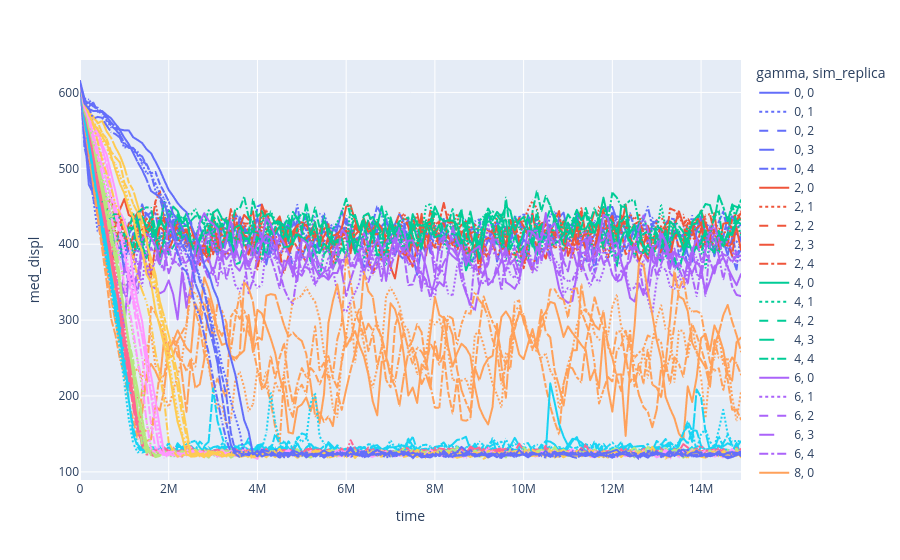

The code cell stored with this chart in its notebook:
### Code cell
px.line(
    displdf,
    x="time",
    y="med_displ",
    color="gamma",
    line_dash="sim_replica"
)

### Figure 1 — Plotly figure (JSON) as saved in the notebook; plotly's stock layout.template omitted (floating-point values rounded to 4 significant figures; data arrays with more than 128 entries replaced by an {"elided": "..."} marker saying what was removed)
{"data": [{"hovertemplate": "gamma=0<br>sim_replica=0<br>time=%{x}<br>med_displ=%{y}<extra></extra>", "legendgroup": "0, 0", "line": {"color": "#636efa", "dash": "solid"}, "marker": {"symbol": "circle"}, "mode": "lines", "name": "0, 0", "showlegend": true, "type": "scattergl", "x": {"elided": "150 int values"}, "xaxis": "x", "y": {"elided": "150 float values"}, "yaxis": "y"}, {"hovertemplate": "gamma=0<br>sim_replica=1<br>time=%{x}<br>med_displ=%{y}<extra></extra>", "legendgroup": "0, 1", "line": {"color": "#636efa", "dash": "dot"}, "marker": {"symbol": "circle"}, "mode": "lines", "name": "0, 1", "showlegend": true, "type": "scattergl", "x": {"elided": "150 int values"}, "xaxis": "x", "y": {"elided": "150 float values"}, "yaxis": "y"}, {"hovertemplate": "gamma=0<br>sim_replica=2<br>time=%{x}<br>med_displ=%{y}<extra></extra>", "legendgroup": "0, 2", "line": {"color": "#636efa", "dash": "dash"}, "marker": {"symbol": "circle"}, "mode": "lines", "name": "0, 2", "showlegend": true, "type": "scattergl", "x": {"elided": "150 int values"}, "xaxis": "x", "y": {"elided": "150 float values"}, "yaxis": "y"}, {"hovertemplate": "gamma=0<br>sim_replica=3<br>time=%{x}<br>med_displ=%{y}<extra></extra>", "legendgroup": "0, 3", "line": {"color": "#636efa", "dash": "longdash"}, "marker": {"symbol": "circle"}, "mode": "lines", "name": "0, 3", "showlegend": true, "type": "scattergl", "x": {"elided": "150 int values"}, "xaxis": "x", "y": {"elided": "150 float values"}, "yaxis": "y"}, {"hovertemplate": "gamma=0<br>sim_replica=4<br>time=%{x}<br>med_displ=%{y}<extra></extra>", "legendgroup": "0, 4", "line": {"color": "#636efa", "dash": "dashdot"}, "marker": {"symbol": "circle"}, "mode": "lines", "name": "0, 4", "showlegend": true, "type": "scattergl", "x": {"elided": "150 int values"}, "xaxis": "x", "y": {"elided": "150 float values"}, "yaxis": "y"}, {"hovertemplate": "gamma=2<br>sim_replica=0<br>time=%{x}<br>med_displ=%{y}<extra></extra>", "legendgroup": "2, 0", "line": {"color": "#EF553B", "dash": "solid"}, "marker": {"symbol": "circle"}, "mode": "lines", "name": "2, 0", "showlegend": true, "type": "scattergl", "x": {"elided": "150 int values"}, "xaxis": "x", "y": {"elided": "150 float values"}, "yaxis": "y"}, {"hovertemplate": "gamma=2<br>sim_replica=1<br>time=%{x}<br>med_displ=%{y}<extra></extra>", "legendgroup": "2, 1", "line": {"color": "#EF553B", "dash": "dot"}, "marker": {"symbol": "circle"}, "mode": "lines", "name": "2, 1", "showlegend": true, "type": "scattergl", "x": {"elided": "150 int values"}, "xaxis": "x", "y": {"elided": "150 float values"}, "yaxis": "y"}, {"hovertemplate": "gamma=2<br>sim_replica=2<br>time=%{x}<br>med_displ=%{y}<extra></extra>", "legendgroup": "2, 2", "line": {"color": "#EF553B", "dash": "dash"}, "marker": {"symbol": "circle"}, "mode": "lines", "name": "2, 2", "showlegend": true, "type": "scattergl", "x": {"elided": "150 int values"}, "xaxis": "x", "y": {"elided": "150 float values"}, "yaxis": "y"}, {"hovertemplate": "gamma=2<br>sim_replica=3<br>time=%{x}<br>med_displ=%{y}<extra></extra>", "legendgroup": "2, 3", "line": {"color": "#EF553B", "dash": "longdash"}, "marker": {"symbol": "circle"}, "mode": "lines", "name": "2, 3", "showlegend": true, "type": "scattergl", "x": {"elided": "150 int values"}, "xaxis": "x", "y": {"elided": "150 float values"}, "yaxis": "y"}, {"hovertemplate": "gamma=2<br>sim_replica=4<br>time=%{x}<br>med_displ=%{y}<extra></extra>", "legendgroup": "2, 4", "line": {"color": "#EF553B", "dash": "dashdot"}, "marker": {"symbol": "circle"}, "mode": "lines", "name": "2, 4", "showlegend": true, "type": "scattergl", "x": {"elided": "150 int values"}, "xaxis": "x", "y": {"elided": "150 float values"}, "yaxis": "y"}, {"hovertemplate": "gamma=4<br>sim_replica=0<br>time=%{x}<br>med_displ=%{y}<extra></extra>", "legendgroup": "4, 0", "line": {"color": "#00cc96", "dash": "solid"}, "marker": {"symbol": "circle"}, "mode": "lines", "name": "4, 0", "showlegend": true, "type": "scattergl", "x": {"elided": "150 int values"}, "xaxis": "x", "y": {"elided": "150 float values"}, "yaxis": "y"}, {"hovertemplate": "gamma=4<br>sim_replica=1<br>time=%{x}<br>med_displ=%{y}<extra></extra>", "legendgroup": "4, 1", "line": {"color": "#00cc96", "dash": "dot"}, "marker": {"symbol": "circle"}, "mode": "lines", "name": "4, 1", "showlegend": true, "type": "scattergl", "x": {"elided": "150 int values"}, "xaxis": "x", "y": {"elided": "150 float values"}, "yaxis": "y"}, {"hovertemplate": "gamma=4<br>sim_replica=2<br>time=%{x}<br>med_displ=%{y}<extra></extra>", "legendgroup": "4, 2", "line": {"color": "#00cc96", "dash": "dash"}, "marker": {"symbol": "circle"}, "mode": "lines", "name": "4, 2", "showlegend": true, "type": "scattergl", "x": {"elided": "150 int values"}, "xaxis": "x", "y": {"elided": "150 float values"}, "yaxis": "y"}, {"hovertemplate": "gamma=4<br>sim_replica=3<br>time=%{x}<br>med_displ=%{y}<extra></extra>", "legendgroup": "4, 3", "line": {"color": "#00cc96", "dash": "longdash"}, "marker": {"symbol": "circle"}, "mode": "lines", "name": "4, 3", "showlegend": true, "type": "scattergl", "x": {"elided": "150 int values"}, "xaxis": "x", "y": {"elided": "150 float values"}, "yaxis": "y"}, {"hovertemplate": "gamma=4<br>sim_replica=4<br>time=%{x}<br>med_displ=%{y}<extra></extra>", "legendgroup": "4, 4", "line": {"color": "#00cc96", "dash": "dashdot"}, "marker": {"symbol": "circle"}, "mode": "lines", "name": "4, 4", "showlegend": true, "type": "scattergl", "x": {"elided": "150 int values"}, "xaxis": "x", "y": {"elided": "150 float values"}, "yaxis": "y"}, {"hovertemplate": "gamma=6<br>sim_replica=0<br>time=%{x}<br>med_displ=%{y}<extra></extra>", "legendgroup": "6, 0", "line": {"color": "#ab63fa", "dash": "solid"}, "marker": {"symbol": "circle"}, "mode": "lines", "name": "6, 0", "showlegend": true, "type": "scattergl", "x": {"elided": "150 int values"}, "xaxis": "x", "y": {"elided": "150 float values"}, "yaxis": "y"}, {"hovertemplate": "gamma=6<br>sim_replica=1<br>time=%{x}<br>med_displ=%{y}<extra></extra>", "legendgroup": "6, 1", "line": {"color": "#ab63fa", "dash": "dot"}, "marker": {"symbol": "circle"}, "mode": "lines", "name": "6, 1", "showlegend": true, "type": "scattergl", "x": {"elided": "150 int values"}, "xaxis": "x", "y": {"elided": "150 float values"}, "yaxis": "y"}, {"hovertemplate": "gamma=6<br>sim_replica=2<br>time=%{x}<br>med_displ=%{y}<extra></extra>", "legendgroup": "6, 2", "line": {"color": "#ab63fa", "dash": "dash"}, "marker": {"symbol": "circle"}, "mode": "lines", "name": "6, 2", "showlegend": true, "type": "scattergl", "x": {"elided": "150 int values"}, "xaxis": "x", "y": {"elided": "150 float values"}, "yaxis": "y"}, {"hovertemplate": "gamma=6<br>sim_replica=3<br>time=%{x}<br>med_displ=%{y}<extra></extra>", "legendgroup": "6, 3", "line": {"color": "#ab63fa", "dash": "longdash"}, "marker": {"symbol": "circle"}, "mode": "lines", "name": "6, 3", "showlegend": true, "type": "scattergl", "x": {"elided": "150 int values"}, "xaxis": "x", "y": {"elided": "150 float values"}, "yaxis": "y"}, {"hovertemplate": "gamma=6<br>sim_replica=4<br>time=%{x}<br>med_displ=%{y}<extra></extra>", "legendgroup": "6, 4", "line": {"color": "#ab63fa", "dash": "dashdot"}, "marker": {"symbol": "circle"}, "mode": "lines", "name": "6, 4", "showlegend": true, "type": "scattergl", "x": {"elided": "150 int values"}, "xaxis": "x", "y": {"elided": "150 float values"}, "yaxis": "y"}, {"hovertemplate": "gamma=8<br>sim_replica=0<br>time=%{x}<br>med_displ=%{y}<extra></extra>", "legendgroup": "8, 0", "line": {"color": "#FFA15A", "dash": "solid"}, "marker": {"symbol": "circle"}, "mode": "lines", "name": "8, 0", "showlegend": true, "type": "scattergl", "x": {"elided": "150 int values"}, "xaxis": "x", "y": {"elided": "150 float values"}, "yaxis": "y"}, {"hovertemplate": "gamma=8<br>sim_replica=1<br>time=%{x}<br>med_displ=%{y}<extra></extra>", "legendgroup": "8, 1", "line": {"color": "#FFA15A", "dash": "dot"}, "marker": {"symbol": "circle"}, "mode": "lines", "name": "8, 1", "showlegend": true, "type": "scattergl", "x": {"elided": "150 int values"}, "xaxis": "x", "y": {"elided": "150 float values"}, "yaxis": "y"}, {"hovertemplate": "gamma=8<br>sim_replica=2<br>time=%{x}<br>med_displ=%{y}<extra></extra>", "legendgroup": "8, 2", "line": {"color": "#FFA15A", "dash": "dash"}, "marker": {"symbol": "circle"}, "mode": "lines", "name": "8, 2", "showlegend": true, "type": "scattergl", "x": {"elided": "150 int values"}, "xaxis": "x", "y": {"elided": "150 float values"}, "yaxis": "y"}, {"hovertemplate": "gamma=8<br>sim_replica=3<br>time=%{x}<br>med_displ=%{y}<extra></extra>", "legendgroup": "8, 3", "line": {"color": "#FFA15A", "dash": "longdash"}, "marker": {"symbol": "circle"}, "mode": "lines", "name": "8, 3", "showlegend": true, "type": "scattergl", "x": {"elided": "150 int values"}, "xaxis": "x", "y": {"elided": "150 float values"}, "yaxis": "y"}, {"hovertemplate": "gamma=8<br>sim_replica=4<br>time=%{x}<br>med_displ=%{y}<extra></extra>", "legendgroup": "8, 4", "line": {"color": "#FFA15A", "dash": "dashdot"}, "marker": {"symbol": "circle"}, "mode": "lines", "name": "8, 4", "showlegend": true, "type": "scattergl", "x": {"elided": "150 int values"}, "xaxis": "x", "y": {"elided": "150 float values"}, "yaxis": "y"}, {"hovertemplate": "gamma=10<br>sim_replica=0<br>time=%{x}<br>med_displ=%{y}<extra></extra>", "legendgroup": "10, 0", "line": {"color": "#19d3f3", "dash": "solid"}, "marker": {"symbol": "circle"}, "mode": "lines", "name": "10, 0", "showlegend": true, "type": "scattergl", "x": {"elided": "150 int values"}, "xaxis": "x", "y": {"elided": "150 float values"}, "yaxis": "y"}, {"hovertemplate": "gamma=10<br>sim_replica=1<br>time=%{x}<br>med_displ=%{y}<extra></extra>", "legendgroup": "10, 1", "line": {"color": "#19d3f3", "dash": "dot"}, "marker": {"symbol": "circle"}, "mode": "lines", "name": "10, 1", "showlegend": true, "type": "scattergl", "x": {"elided": "150 int values"}, "xaxis": "x", "y": {"elided": "150 float values"}, "yaxis": "y"}, {"hovertemplate": "gamma=10<br>sim_replica=2<br>time=%{x}<br>med_displ=%{y}<extra></extra>", "legendgroup": "10, 2", "line": {"color": "#19d3f3", "dash": "dash"}, "marker": {"symbol": "circle"}, "mode": "lines", "name": "10, 2", "showlegend": true, "type": "scattergl", "x": {"elided": "150 int values"}, "xaxis": "x", "y": {"elided": "150 float values"}, "yaxis": "y"}, {"hovertemplate": "gamma=10<br>sim_replica=3<br>time=%{x}<br>med_displ=%{y}<extra></extra>", "legendgroup": "10, 3", "line": {"color": "#19d3f3", "dash": "longdash"}, "marker": {"symbol": "circle"}, "mode": "lines", "name": "10, 3", "showlegend": true, "type": "scattergl", "x": {"elided": "150 int values"}, "xaxis": "x", "y": {"elided": "150 float values"}, "yaxis": "y"}, {"hovertemplate": "gamma=10<br>sim_replica=4<br>time=%{x}<br>med_displ=%{y}<extra></extra>", "legendgroup": "10, 4", "line": {"color": "#19d3f3", "dash": "dashdot"}, "marker": {"symbol": "circle"}, "mode": "lines", "name": "10, 4", "showlegend": true, "type": "scattergl", "x": {"elided": "150 int values"}, "xaxis": "x", "y": {"elided": "150 float values"}, "yaxis": "y"}, {"hovertemplate": "gamma=12<br>sim_replica=0<br>time=%{x}<br>med_displ=%{y}<extra></extra>", "legendgroup": "12, 0", "line": {"color": "#FF6692", "dash": "solid"}, "marker": {"symbol": "circle"}, "mode": "lines", "name": "12, 0", "showlegend": true, "type": "scattergl", "x": {"elided": "150 int values"}, "xaxis": "x", "y": {"elided": "150 float values"}, "yaxis": "y"}, {"hovertemplate": "gamma=12<br>sim_replica=1<br>time=%{x}<br>med_displ=%{y}<extra></extra>", "legendgroup": "12, 1", "line": {"color": "#FF6692", "dash": "dot"}, "marker": {"symbol": "circle"}, "mode": "lines", "name": "12, 1", "showlegend": true, "type": "scattergl", "x": {"elided": "150 int values"}, "xaxis": "x", "y": {"elided": "150 float values"}, "yaxis": "y"}, {"hovertemplate": "gamma=12<br>sim_replica=2<br>time=%{x}<br>med_displ=%{y}<extra></extra>", "legendgroup": "12, 2", "line": {"color": "#FF6692", "dash": "dash"}, "marker": {"symbol": "circle"}, "mode": "lines", "name": "12, 2", "showlegend": true, "type": "scattergl", "x": {"elided": "150 int values"}, "xaxis": "x", "y": {"elided": "150 float values"}, "yaxis": "y"}, {"hovertemplate": "gamma=12<br>sim_replica=3<br>time=%{x}<br>med_displ=%{y}<extra></extra>", "legendgroup": "12, 3", "line": {"color": "#FF6692", "dash": "longdash"}, "marker": {"symbol": "circle"}, "mode": "lines", "name": "12, 3", "showlegend": true, "type": "scattergl", "x": {"elided": "150 int values"}, "xaxis": "x", "y": {"elided": "150 float values"}, "yaxis": "y"}, {"hovertemplate": "gamma=12<br>sim_replica=4<br>time=%{x}<br>med_displ=%{y}<extra></extra>", "legendgroup": "12, 4", "line": {"color": "#FF6692", "dash": "dashdot"}, "marker": {"symbol": "circle"}, "mode": "lines", "name": "12, 4", "showlegend": true, "type": "scattergl", "x": {"elided": "150 int values"}, "xaxis": "x", "y": {"elided": "150 float values"}, "yaxis": "y"}, {"hovertemplate": "gamma=14<br>sim_replica=0<br>time=%{x}<br>med_displ=%{y}<extra></extra>", "legendgroup": "14, 0", "line": {"color": "#B6E880", "dash": "solid"}, "marker": {"symbol": "circle"}, "mode": "lines", "name": "14, 0", "showlegend": true, "type": "scattergl", "x": {"elided": "150 int values"}, "xaxis": "x", "y": {"elided": "150 float values"}, "yaxis": "y"}, {"hovertemplate": "gamma=14<br>sim_replica=1<br>time=%{x}<br>med_displ=%{y}<extra></extra>", "legendgroup": "14, 1", "line": {"color": "#B6E880", "dash": "dot"}, "marker": {"symbol": "circle"}, "mode": "lines", "name": "14, 1", "showlegend": true, "type": "scattergl", "x": {"elided": "150 int values"}, "xaxis": "x", "y": {"elided": "150 float values"}, "yaxis": "y"}, {"hovertemplate": "gamma=14<br>sim_replica=2<br>time=%{x}<br>med_displ=%{y}<extra></extra>", "legendgroup": "14, 2", "line": {"color": "#B6E880", "dash": "dash"}, "marker": {"symbol": "circle"}, "mode": "lines", "name": "14, 2", "showlegend": true, "type": "scattergl", "x": {"elided": "150 int values"}, "xaxis": "x", "y": {"elided": "150 float values"}, "yaxis": "y"}, {"hovertemplate": "gamma=14<br>sim_replica=3<br>time=%{x}<br>med_displ=%{y}<extra></extra>", "legendgroup": "14, 3", "line": {"color": "#B6E880", "dash": "longdash"}, "marker": {"symbol": "circle"}, "mode": "lines", "name": "14, 3", "showlegend": true, "type": "scattergl", "x": {"elided": "150 int values"}, "xaxis": "x", "y": {"elided": "150 float values"}, "yaxis": "y"}, {"hovertemplate": "gamma=14<br>sim_replica=4<br>time=%{x}<br>med_displ=%{y}<extra></extra>", "legendgroup": "14, 4", "line": {"color": "#B6E880", "dash": "dashdot"}, "marker": {"symbol": "circle"}, "mode": "lines", "name": "14, 4", "showlegend": true, "type": "scattergl", "x": {"elided": "150 int values"}, "xaxis": "x", "y": {"elided": "150 float values"}, "yaxis": "y"}, {"hovertemplate": "gamma=16<br>sim_replica=0<br>time=%{x}<br>med_displ=%{y}<extra></extra>", "legendgroup": "16, 0", "line": {"color": "#FF97FF", "dash": "solid"}, "marker": {"symbol": "circle"}, "mode": "lines", "name": "16, 0", "showlegend": true, "type": "scattergl", "x": {"elided": "150 int values"}, "xaxis": "x", "y": {"elided": "150 float values"}, "yaxis": "y"}, {"hovertemplate": "gamma=16<br>sim_replica=1<br>time=%{x}<br>med_displ=%{y}<extra></extra>", "legendgroup": "16, 1", "line": {"color": "#FF97FF", "dash": "dot"}, "marker": {"symbol": "circle"}, "mode": "lines", "name": "16, 1", "showlegend": true, "type": "scattergl", "x": {"elided": "150 int values"}, "xaxis": "x", "y": {"elided": "150 float values"}, "yaxis": "y"}, {"hovertemplate": "gamma=16<br>sim_replica=2<br>time=%{x}<br>med_displ=%{y}<extra></extra>", "legendgroup": "16, 2", "line": {"color": "#FF97FF", "dash": "dash"}, "marker": {"symbol": "circle"}, "mode": "lines", "name": "16, 2", "showlegend": true, "type": "scattergl", "x": {"elided": "150 int values"}, "xaxis": "x", "y": {"elided": "150 float values"}, "yaxis": "y"}, {"hovertemplate": "gamma=16<br>sim_replica=3<br>time=%{x}<br>med_displ=%{y}<extra></extra>", "legendgroup": "16, 3", "line": {"color": "#FF97FF", "dash": "longdash"}, "marker": {"symbol": "circle"}, "mode": "lines", "name": "16, 3", "showlegend": true, "type": "scattergl", "x": {"elided": "150 int values"}, "xaxis": "x", "y": {"elided": "150 float values"}, "yaxis": "y"}, {"hovertemplate": "gamma=16<br>sim_replica=4<br>time=%{x}<br>med_displ=%{y}<extra></extra>", "legendgroup": "16, 4", "line": {"color": "#FF97FF", "dash": "dashdot"}, "marker": {"symbol": "circle"}, "mode": "lines", "name": "16, 4", "showlegend": true, "type": "scattergl", "x": {"elided": "150 int values"}, "xaxis": "x", "y": {"elided": "150 float values"}, "yaxis": "y"}, {"hovertemplate": "gamma=18<br>sim_replica=0<br>time=%{x}<br>med_displ=%{y}<extra></extra>", "legendgroup": "18, 0", "line": {"color": "#FECB52", "dash": "solid"}, "marker": {"symbol": "circle"}, "mode": "lines", "name": "18, 0", "showlegend": true, "type": "scattergl", "x": {"elided": "150 int values"}, "xaxis": "x", "y": {"elided": "150 float values"}, "yaxis": "y"}, {"hovertemplate": "gamma=18<br>sim_replica=1<br>time=%{x}<br>med_displ=%{y}<extra></extra>", "legendgroup": "18, 1", "line": {"color": "#FECB52", "dash": "dot"}, "marker": {"symbol": "circle"}, "mode": "lines", "name": "18, 1", "showlegend": true, "type": "scattergl", "x": {"elided": "150 int values"}, "xaxis": "x", "y": {"elided": "150 float values"}, "yaxis": "y"}, {"hovertemplate": "gamma=18<br>sim_replica=2<br>time=%{x}<br>med_displ=%{y}<extra></extra>", "legendgroup": "18, 2", "line": {"color": "#FECB52", "dash": "dash"}, "marker": {"symbol": "circle"}, "mode": "lines", "name": "18, 2", "showlegend": true, "type": "scattergl", "x": {"elided": "150 int values"}, "xaxis": "x", "y": {"elided": "150 float values"}, "yaxis": "y"}, {"hovertemplate": "gamma=18<br>sim_replica=3<br>time=%{x}<br>med_displ=%{y}<extra></extra>", "legendgroup": "18, 3", "line": {"color": "#FECB52", "dash": "longdash"}, "marker": {"symbol": "circle"}, "mode": "lines", "name": "18, 3", "showlegend": true, "type": "scattergl", "x": {"elided": "150 int values"}, "xaxis": "x", "y": {"elided": "150 float values"}, "yaxis": "y"}, {"hovertemplate": "gamma=18<br>sim_replica=4<br>time=%{x}<br>med_displ=%{y}<extra></extra>", "legendgroup": "18, 4", "line": {"color": "#FECB52", "dash": "dashdot"}, "marker": {"symbol": "circle"}, "mode": "lines", "name": "18, 4", "showlegend": true, "type": "scattergl", "x": {"elided": "150 int values"}, "xaxis": "x", "y": {"elided": "150 float values"}, "yaxis": "y"}, {"hovertemplate": "gamma=20<br>sim_replica=0<br>time=%{x}<br>med_displ=%{y}<extra></extra>", "legendgroup": "20, 0", "line": {"color": "#636efa", "dash": "solid"}, "marker": {"symbol": "circle"}, "mode": "lines", "name": "20, 0", "showlegend": true, "type": "scattergl", "x": {"elided": "150 int values"}, "xaxis": "x", "y": {"elided": "150 float values"}, "yaxis": "y"}, {"hovertemplate": "gamma=20<br>sim_replica=1<br>time=%{x}<br>med_displ=%{y}<extra></extra>", "legendgroup": "20, 1", "line": {"color": "#636efa", "dash": "dot"}, "marker": {"symbol": "circle"}, "mode": "lines", "name": "20, 1", "showlegend": true, "type": "scattergl", "x": {"elided": "150 int values"}, "xaxis": "x", "y": {"elided": "150 float values"}, "yaxis": "y"}, {"hovertemplate": "gamma=20<br>sim_replica=2<br>time=%{x}<br>med_displ=%{y}<extra></extra>", "legendgroup": "20, 2", "line": {"color": "#636efa", "dash": "dash"}, "marker": {"symbol": "circle"}, "mode": "lines", "name": "20, 2", "showlegend": true, "type": "scattergl", "x": {"elided": "150 int values"}, "xaxis": "x", "y": {"elided": "150 float values"}, "yaxis": "y"}, {"hovertemplate": "gamma=20<br>sim_replica=3<br>time=%{x}<br>med_displ=%{y}<extra></extra>", "legendgroup": "20, 3", "line": {"color": "#636efa", "dash": "longdash"}, "marker": {"symbol": "circle"}, "mode": "lines", "name": "20, 3", "showlegend": true, "type": "scattergl", "x": {"elided": "150 int values"}, "xaxis": "x", "y": {"elided": "150 float values"}, "yaxis": "y"}, {"hovertemplate": "gamma=20<br>sim_replica=4<br>time=%{x}<br>med_displ=%{y}<extra></extra>", "legendgroup": "20, 4", "line": {"color": "#636efa", "dash": "dashdot"}, "marker": {"symbol": "circle"}, "mode": "lines", "name": "20, 4", "showlegend": true, "type": "scattergl", "x": {"elided": "150 int values"}, "xaxis": "x", "y": {"elided": "150 float values"}, "yaxis": "y"}], "layout": {"legend": {"title": {"text": "gamma, sim_replica"}, "tracegroupgap": 0}, "margin": {"t": 60}, "xaxis": {"anchor": "y", "domain": [0, 1], "title": {"text": "time"}}, "yaxis": {"anchor": "x", "domain": [0, 1], "title": {"text": "med_displ"}}}}
